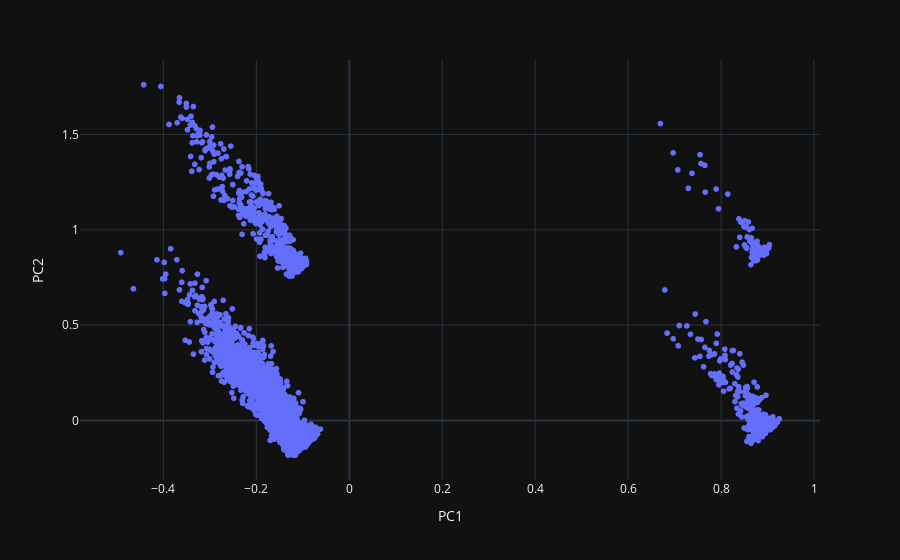

The code cell stored with this chart in its notebook:
### Code cell
fig = px.scatter(X_reduced, x='PC1', y='PC2')
fig.show()

### Figure 1 — Plotly figure (JSON) as saved in the notebook; plotly's stock layout.template omitted (floating-point values rounded to 4 significant figures; data arrays with more than 128 entries replaced by an {"elided": "..."} marker saying what was removed)
{"data": [{"hovertemplate": "PC1=%{x}<br>PC2=%{y}<extra></extra>", "legendgroup": "", "marker": {"color": "#636efa", "symbol": "circle"}, "mode": "markers", "name": "", "showlegend": false, "x": {"elided": "28155 float values"}, "xaxis": "x", "y": {"elided": "28155 float values"}, "yaxis": "y", "type": "scattergl"}], "layout": {"xaxis": {"anchor": "y", "domain": [0.0, 1.0], "title": {"text": "PC1"}}, "yaxis": {"anchor": "x", "domain": [0.0, 1.0], "title": {"text": "PC2"}}, "legend": {"tracegroupgap": 0}, "margin": {"t": 60}}}
